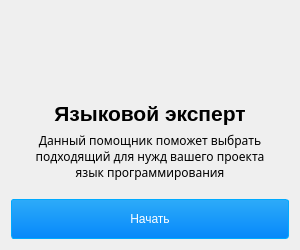
<?xml version="1.0" encoding="UTF-8"?>
<ui version="4.0">
 <class>LanguageExpertWindow</class>
 <widget class="QWidget" name="LanguageExpertWindow">
  <property name="geometry">
   <rect>
    <x>0</x>
    <y>0</y>
    <width>300</width>
    <height>250</height>
   </rect>
  </property>
  <property name="minimumSize">
   <size>
    <width>300</width>
    <height>250</height>
   </size>
  </property>
  <property name="maximumSize">
   <size>
    <width>300</width>
    <height>16777215</height>
   </size>
  </property>
  <property name="windowTitle">
   <string>Языковой эксперт</string>
  </property>
  <layout class="QVBoxLayout" name="vl_main">
   <item>
    <widget class="QLabel" name="l_title">
     <property name="font">
      <font>
       <family>Microsoft YaHei UI</family>
       <pointsize>12</pointsize>
       <weight>75</weight>
       <bold>true</bold>
      </font>
     </property>
     <property name="wordWrap">
      <bool>true</bool>
     </property>
    </widget>
   </item>
   <item>
    <layout class="QVBoxLayout" name="vl_question">
     <property name="bottomMargin">
      <number>12</number>
     </property>
     <item>
      <widget class="QLabel" name="l_welcome_title">
       <property name="font">
        <font>
         <family>Microsoft YaHei UI</family>
         <pointsize>16</pointsize>
         <weight>75</weight>
         <bold>true</bold>
        </font>
       </property>
       <property name="text">
        <string>Языковой эксперт</string>
       </property>
       <property name="alignment">
        <set>Qt::AlignBottom|Qt::AlignHCenter</set>
       </property>
      </widget>
     </item>
     <item>
      <widget class="QLabel" name="l_welcome_decription">
       <property name="font">
        <font>
         <family>Microsoft YaHei UI Light</family>
         <pointsize>9</pointsize>
        </font>
       </property>
       <property name="text">
        <string>Данный помощник поможет выбрать
подходящий для нужд вашего проекта 
язык программирования</string>
       </property>
       <property name="alignment">
        <set>Qt::AlignHCenter|Qt::AlignTop</set>
       </property>
      </widget>
     </item>
    </layout>
   </item>
   <item>
    <widget class="QPushButton" name="pb_choose">
     <property name="minimumSize">
      <size>
       <width>0</width>
       <height>40</height>
      </size>
     </property>
     <property name="styleSheet">
      <string notr="true">.QPushButton {
  	color:#fff;
	border: 1px solid ;
	border-color: #00aaff;
 	border-radius: 3px;
  	background: qlineargradient(x1: 0, y1: 0, x2: 0, y2: 1, stop: 0 #2dabf9, stop: 1 #0688fa);
}

.QPushButton:hover {
	background: qlineargradient(x1: 0, y1: 0, x2: 0, y2: 1, stop: 0 #0688fa, stop: 1 #2dabf9);
}</string>
     </property>
     <property name="text">
      <string>Начать</string>
     </property>
    </widget>
   </item>
  </layout>
 </widget>
 <resources/>
 <connections/>
</ui>
